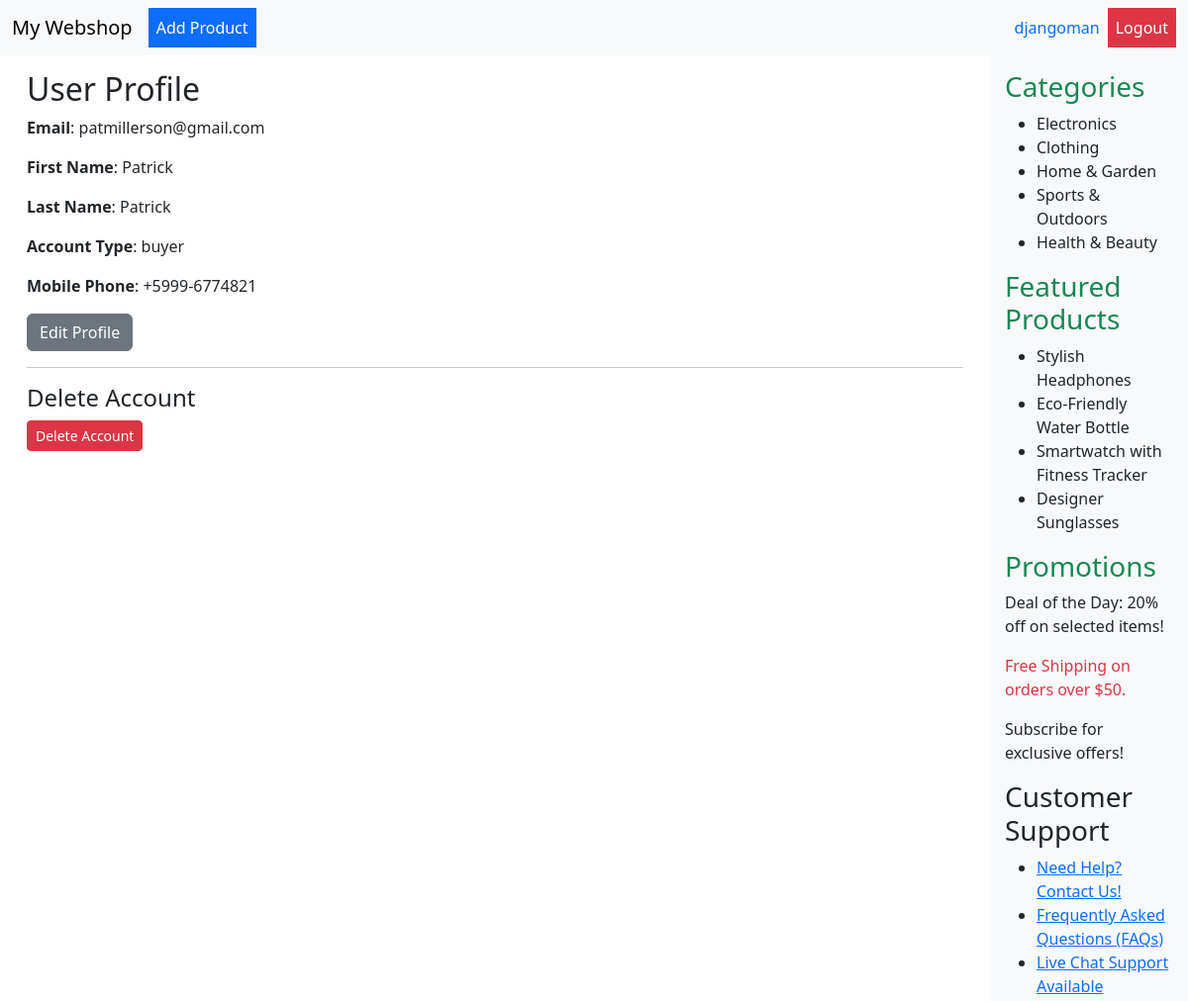
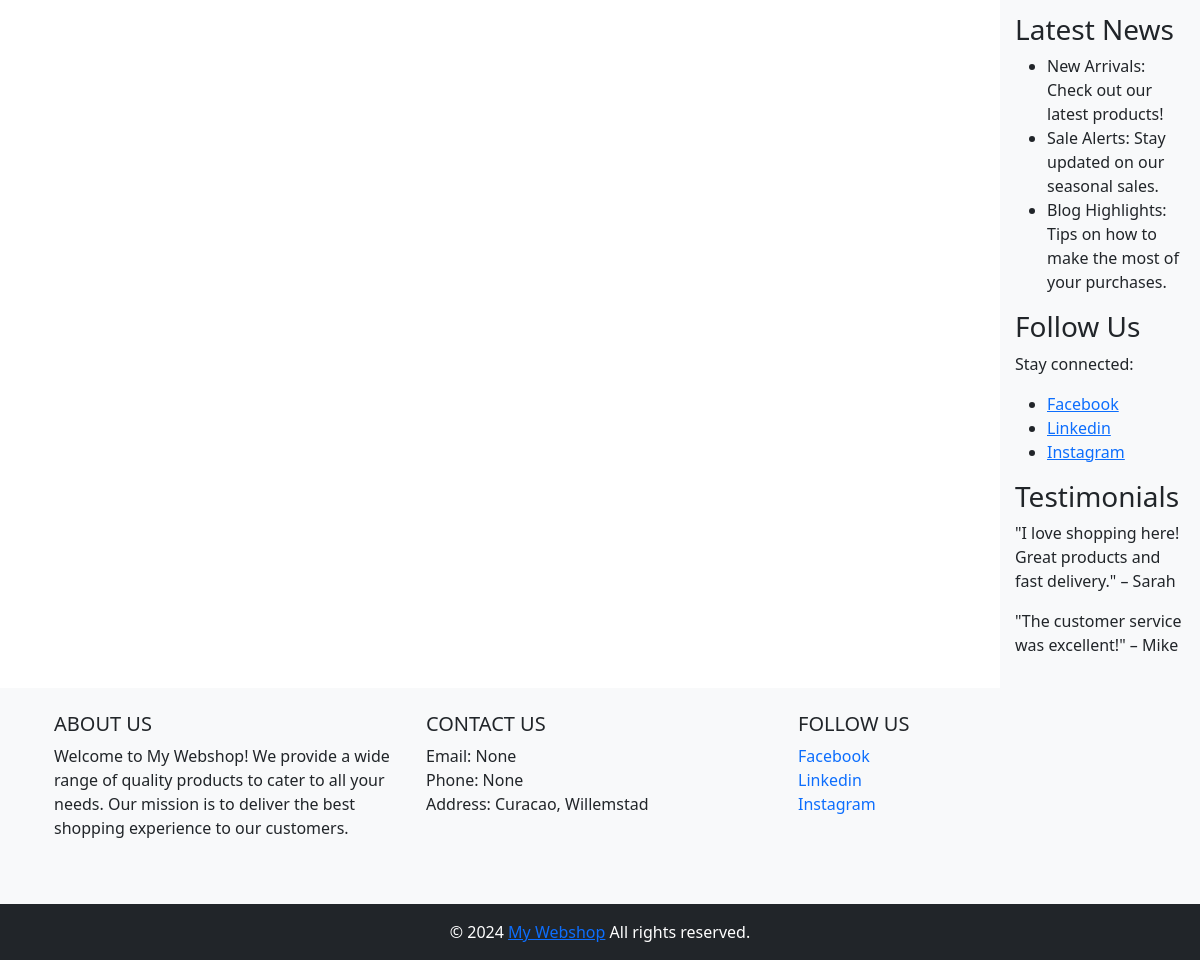
The page /profile/ (signed in) on the database its author committed (2 pictures, top to bottom).
### shop/models.py (models this page shows, shortened)
class CustomUser(AbstractUser):
    email = models.EmailField(unique=True)
    USER_TYPE_CHOICES = (
        ('buyer', 'Buyer'),
        ('seller', 'Seller'),
    )
    user_type = models.CharField(max_length=10, choices=USER_TYPE_CHOICES, default='buyer')

class UserProfile(models.Model):
    user = models.OneToOneField(settings.AUTH_USER_MODEL, on_delete=models.CASCADE)  # Link to the custom user
    mobile_phone = models.CharField(max_length=15, blank=True, null=True)

### shop/views.py (the view)
# urls.py: path('profile/', profile_view, name='profile'),
@login_required
def profile_view(request):
    user = request.user
    user_profile, created = UserProfile.objects.get_or_create(user=user)
    return render(request, 'shop/profile.html', {"user": user, "user_profile" : user_profile})

### shop/context_processors.py (called while the page is built)
def email_host_user(request):
    return {
        'email_host_user': settings.EMAIL_HOST_USER,
    }

def user_profile(request):
    return {
        'user_mobile_phone': settings.MOBILE_HOST_USER,
    }

def facebook_user(request):
    return {
        'facebook_user': settings.FACEBOOK_USER,
    }

def linkedin_user(request):
    return {
        'linkedin_user': settings.LINKEDIN_USER,
    }

def instagram_user(request):
    return {
        'instagram_user': settings.INSTAGRAM_USER,
    }

### shop/templates/shop/profile.html
{% extends 'shop/base.html' %}
{% block content %}
  <div class="container">
    <h2>User Profile</h2>
    <p>
      <strong>Email</strong>: {{ user.email }}
    </p>
    {% if user.first_name %}
      <p>
        <strong>First Name</strong>: {{ user.first_name }}
      </p>
    {% endif %}
    {% if user.last_name %}
      <p>
        <strong>Last Name</strong>: {{ user.first_name }}
      </p>
    {% endif %}
    {% if user.user_type %}
      <p>
        <strong>Account Type</strong>: {{ user.user_type }}
      </p>
    {% endif %}
    {% if user_profile.mobile_phone %}
      <p>
        <strong>Mobile Phone</strong>: {{ user_profile.mobile_phone }}
      </p>
    {% endif %}
    <a href="{% url 'edit_profile' %}" class="btn btn-secondary">Edit Profile</a>
    <hr>
    <h4>Delete Account</h4>
    <a href="{% url 'delete_account' %}" class="btn btn-sm btn-danger">Delete Account</a>
  </div>
{% endblock %}

### shop/templates/shop/base.html (shortened to what this page needs)
<!DOCTYPE html>
<html lang="en">
  <head>
    <link href="https://cdn.jsdelivr.net/npm/bootstrap@5.3.3/dist/css/bootstrap.min.css" rel="stylesheet" />
  </head>
  <body>
    <nav class="navbar navbar-expand-lg navbar-light bg-light sticky-top">
      <div class="container-fluid">
        <a class="navbar-brand" href="/">My Webshop</a>
        <div class="collapse navbar-collapse" id="navbarNav">
          <ul class="navbar-nav me-auto">
            {% if user.is_authenticated %}
              <li class="nav-item bg-primary">
                <a class="nav-link text-white" href="{% url 'add_product' %}">Add Product</a>
              </li>
            {% else %}
              <li class="nav-item">
                <a class="nav-link" href="{% url 'product_list' %}">Home</a>
              </li>
            {% endif %}
          </ul>
          <ul class="navbar-nav ms-auto">
            {% if user.is_authenticated %}
              <li class="nav-item">
                <a class="nav-link text-primary" href="{% url 'profile' %}">{{ user.username }}</a>
              </li>
              <li class="nav-item bg-danger">
                <a class="nav-link text-white" href="{% url 'logout' %}" onclick="event.preventDefault(); document.getElementById('logout-form').submit();">Logout</a>
              </li>
            {% endif %}
          </ul>
        </div>
      </div>
    </nav>
    <div class="container-fluid">
      <div class="row">
        <div class="col-md-10 content main-content">
          {% block content %}
          {% endblock %}
        </div>
        <div class="col-md-2 sidebar">
          <h3 class="text-success">Categories</h3>
          <ul>
            <li>Electronics</li>
            <li>Clothing</li>
            <li>Home & Garden</li>
            <li>Sports & Outdoors</li>
            <li>Health & Beauty</li>
          </ul>
          <h3 class="text-success">Featured Products</h3>
          <ul>
            <li>Stylish Headphones</li>
            <li>Eco-Friendly Water Bottle</li>
            <li>Smartwatch with Fitness Tracker</li>
            <li>Designer Sunglasses</li>
          </ul>
          <h3 class="text-success">Promotions</h3>
          <p>Deal of the Day: 20% off on selected items!</p>
          <p class="text-danger">Free Shipping on orders over $50.</p>
          <p>Subscribe for exclusive offers!</p>
          <h3>Customer Support</h3>
          <ul>
            <li>
              <a href="#">Need Help? Contact Us!</a>
            </li>
            <li>
              <a href="#">Frequently Asked Questions (FAQs)</a>
            </li>
            <li>
              <a href="#">Live Chat Support Available</a>
            </li>
          </ul>
          <h3>Latest News</h3>
          <ul>
            <li>New Arrivals: Check out our latest products!</li>
            <li>Sale Alerts: Stay updated on our seasonal sales.</li>
            <li>Blog Highlights: Tips on how to make the most of your purchases.</li>
          </ul>
          <h3>Follow Us</h3>
          <p>Stay connected:</p>
          <ul>
            <li>
              <a href="{{ facebook_user }}">Facebook</a>
            </li>
            <li>
              <a href="{{ linkedin_user }}">Linkedin</a>
            </li>
            <li>
              <a href="{{ instagram_user }}">Instagram</a>
            </li>
          </ul>
          <h3>Testimonials</h3>
          <blockquote>
            <p>"I love shopping here! Great products and fast delivery." – Sarah</p>
          </blockquote>
          <blockquote>
            <p>"The customer service was excellent!" – Mike</p>
          </blockquote>
        </div>
      </div>
    </div>
    <footer class="bg-light text-center text-lg-start">
      <div class="container p-4">
        <div class="row">
          <div class="col-lg-4 col-md-12 mb-4">
            <h5 class="text-uppercase">About Us</h5>
            <p>Welcome to My Webshop! We provide a wide range of quality products to cater to all your needs. Our mission is to deliver the best shopping experience to our customers.</p>
          </div>
          <div class="col-lg-4 col-md-6 mb-4">
            <h5 class="text-uppercase">Contact Us</h5>
            <p>
              Email: {{ email_host_user }}<br />
              Phone: {{ user_mobile_phone }}<br />
              Address: Curacao, Willemstad
            </p>
          </div>
          <div class="col-lg-4 col-md-6 mb-4">
            <h5 class="text-uppercase">Follow Us</h5>
            <a target="_blank" href="{{ facebook_user }}" class="text-decoration-none">Facebook</a><br />
            <a target="_blank" href="{{ linkedin_user }}" class="text-decoration-none">Linkedin</a><br />
            <a target="_blank" href="{{ instagram_user }}" class="text-decoration-none">Instagram</a><br />
          </div>
        </div>
      </div>
      <div class="text-center p-3 bg-dark text-white">© 2024 <a href="/">My Webshop</a> All rights reserved.</div>
    </footer>
  </body>
</html>

### shop/templates/shop/base.html (style rules this page uses)
body { display: flex; flex-direction: column; min-height: 100vh; margin: 0; }
.main-content { flex: 1; margin-bottom: 100px; }
.sidebar { min-height: 100vh; background-color: #f8f9fa; padding: 15px; }
.content { background-color: #ffffff; padding: 15px; }

### rows shown on the page
CustomUser: username "djangoman", email "patmillerson@gmail.com", first_name "Patrick", user_type "buyer"
UserProfile: mobile_phone "+5999-6774821"

### other values the page prints
{{ email_host_user }} "None"
{{ user_mobile_phone }} "None"
